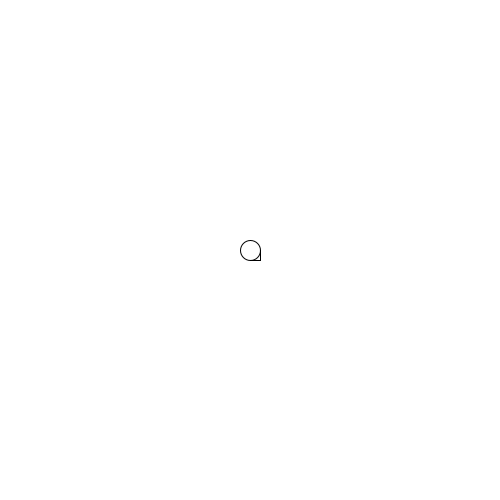
Frame 1 (no input)
Frame 60 (the mouse pressed at the canvas centre just before this capture): identical to frame 1, image omitted
Frame 120 (the mouse held since frame 60 and released just before this capture): identical to frame 1, image omitted

The Processing sketch that drew this single still picture (run headless with seeded random() and noise(); from frame 60 on, the mouse is pressed at the canvas centre):

// Processing sketch: Asteroids
// ── Asteroids.pde
float PLAYER_SPEED = 1;
float PLAYER_FRICTION = 0.8;

PVector mv = new PVector(0,0);
PVector p = new PVector(0,0);

ArrayList<Integer> pressedKeys = new ArrayList<Integer>();

ArrayList<Bullet> bullets = new ArrayList<Bullet>(); 

void setup() {
  size(500,500); 
  frameRate(60);
}

void draw() {
  fill(255);
  background(255);
  translate(width/2-p.x,height/2-p.y);
  rect(0,0,10,10);
  ellipse(p.x,p.y,20,20);
  for(Integer i : pressedKeys) {
    switch(i) {
      case 87:
        mv.y -= PLAYER_SPEED;
        break;
      case 83:
        mv.y += PLAYER_SPEED;
        break;
      case 65:
        mv.x -= PLAYER_SPEED;
        break;
      case 68:
        mv.x += PLAYER_SPEED;
        break;
    }
  }
  p.add(mv);
  mv.mult(PLAYER_FRICTION);
  
  for (Bullet bullet : bullets) {
    bullet.move();
    fill(255,0,0);
    ellipse(bullet.pos.x,bullet.pos.y,5,5);
  }
}

void keyPressed() {
  if (!pressedKeys.contains(keyCode)) {
    pressedKeys.add(keyCode);
  }
}

void keyReleased() {
  if (pressedKeys.contains(keyCode)) {
    int index = pressedKeys.indexOf(keyCode);
    pressedKeys.remove(index);
  }
}

void mousePressed() {
  bullets.add(new Bullet(p.x,p.y,mouseX - width/2 + p.x,mouseY - height/2 + p.y));
}

// ── Bullet.pde
class Bullet {
  PVector mv;
  PVector pos;
  
  Bullet(float x, float y, float vx, float vy) {
    pos = new PVector(x,y);
    mv = new PVector(vx - x,vy - y);
    mv.div(mv.dist(new PVector(0,0)));
    mv.mult(8);
  }
  
  void move() {
    pos.add(mv);
  }
}
